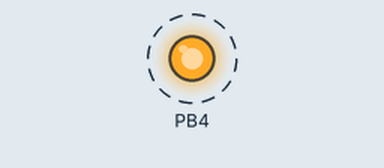
The program below on a simulated ATtiny13, built with avr-gcc and emulated at 16 MHz. On the bench: output pins drawn as LEDs (lit = HIGH). Dashed ring = blinking.

Above: at 0.02 s.
Timing chart, 0 to 3.0 s (numbered marks = the images above):
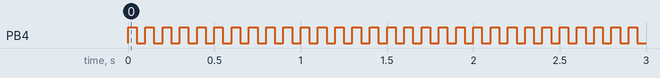

Measured:
- by itself, PB4: alternates HIGH for 0.05 s and LOW for 0.05 s

The program:

main.c
```c
/*
 * attiny 13.c
 *
 * Created: 06-Dec-17 11:41:05 PM
 * Author : ishrak
 */
#define  F_CPU 16000000
#include <avr/io.h>
#include <util/delay.h>

int main(void)
{
	//const int msecsDelayPost = 100;

	// Set up Port B pin 4 mode to output
	DDRB = 1<<DDB4;

	// Set up Port B data to be all low
	PORTB = 0;

	while (1) {
		// Toggle Port B pin 4 output state
		PORTB ^= 1<<PB4;

		// Pause a little while
		_delay_ms (50);
	}

	return 0;
}
```
